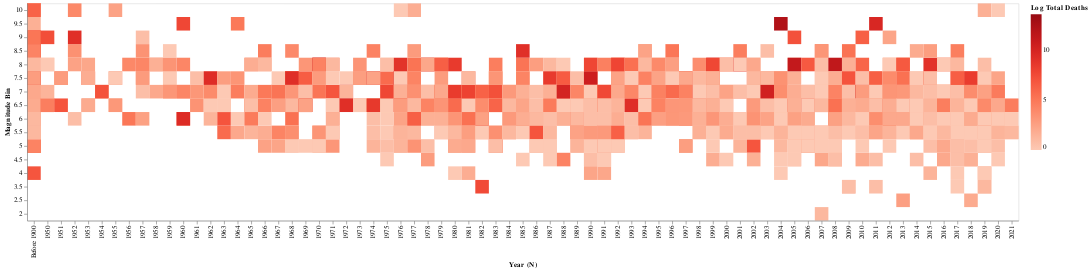

Here is the notebook cell this chart was saved with:
### Code cell
alt.Chart(df).mark_rect().encode(
    x='Year (N):N',
    y=alt.Y('Magnitude Bin:N', scale=alt.Scale(reverse=True)),
    color=alt.Color('Log Total Deaths:Q', scale=alt.Scale(scheme='reds'))
)

### Figure 1 — Vega-Lite specification as saved in the notebook (floating-point values rounded to 4 significant figures; data arrays with more than 128 entries replaced by an {"elided": "..."} marker saying what was removed)
{"config": {"view": {"continuousWidth": 400, "continuousHeight": 300}}, "data": {"name": "data-d461b558ad3032258182d01a5f3d165e"}, "mark": "rect", "encoding": {"color": {"type": "quantitative", "field": "Log Total Deaths", "scale": {"scheme": "reds"}}, "x": {"type": "nominal", "field": "Year (N)"}, "y": {"type": "nominal", "field": "Magnitude Bin", "scale": {"reverse": true}}}, "$schema": "https://vega.github.io/schema/vega-lite/v4.8.1.json", "datasets": {"data-d461b558ad3032258182d01a5f3d165e": {"elided": "1786 records"}}}
